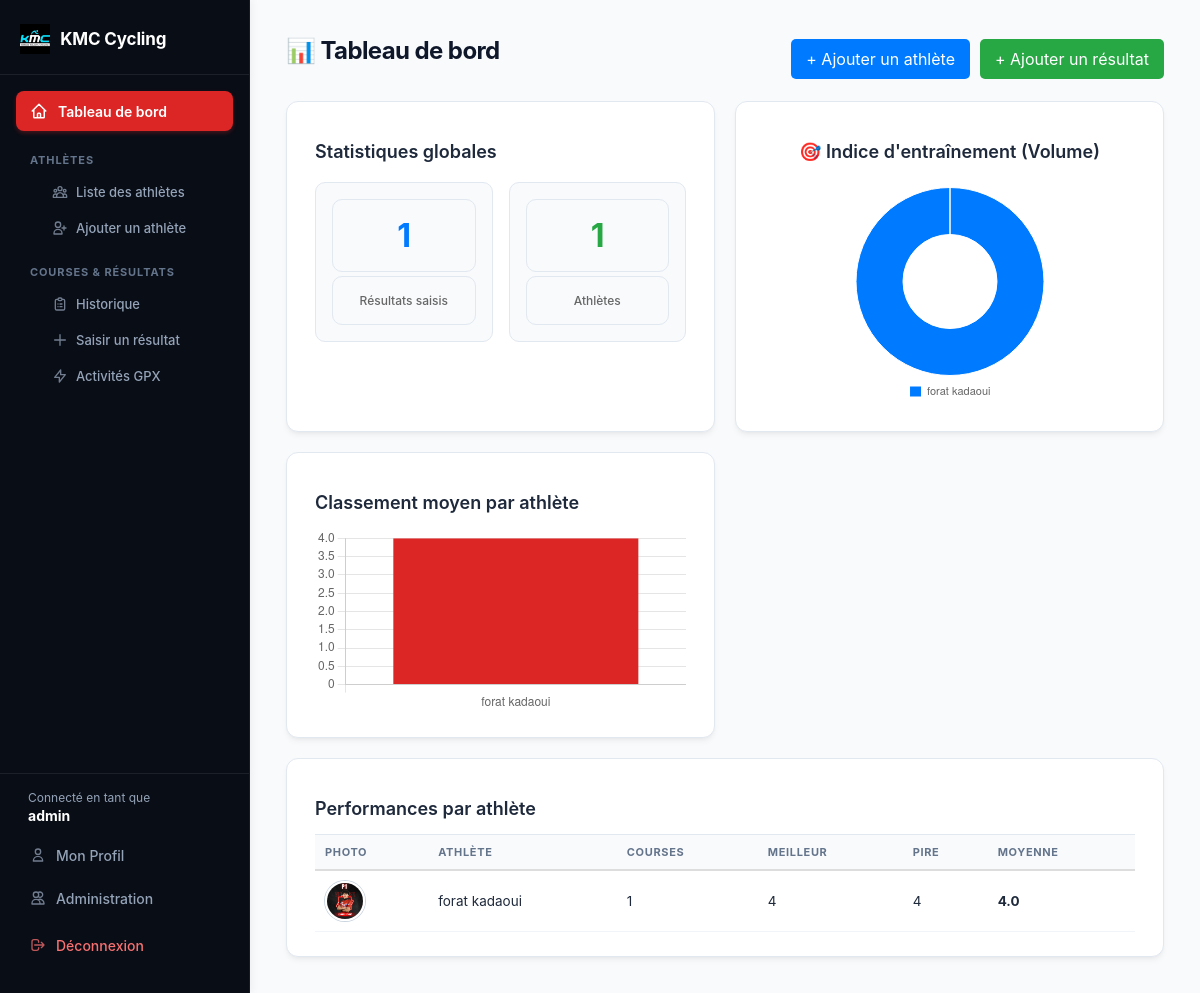
Page / (signed in) on the earlier database version.
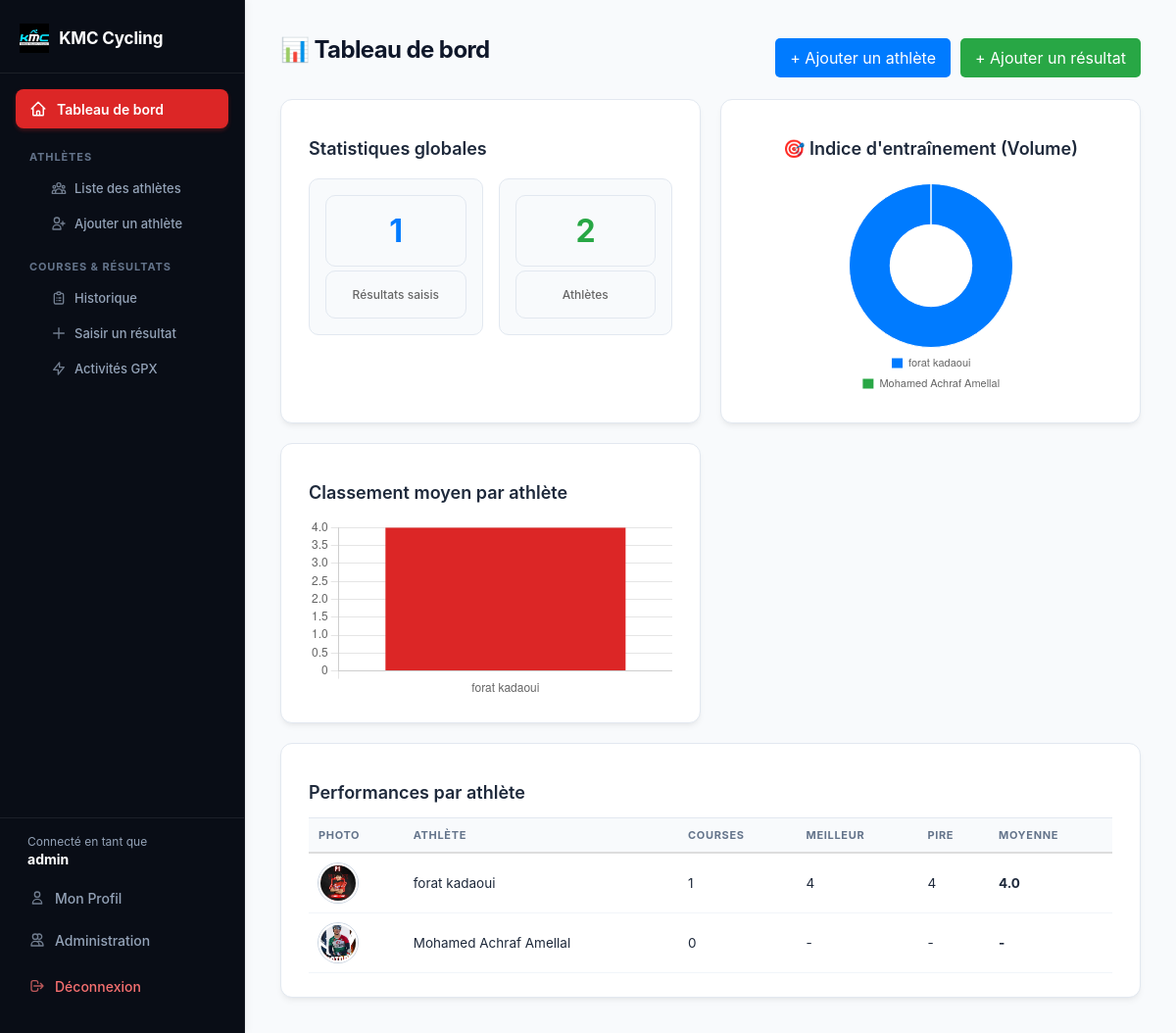
Same page on the later database version.
### tables this page shows
CREATE TABLE athletes (
            id INTEGER PRIMARY KEY AUTOINCREMENT,
            nom TEXT NOT NULL,
            prenom TEXT NOT NULL,
            date_naissance TEXT,
            categorie TEXT,
            nom_fichier TEXT
        );

### app.py (the view)
@app.route('/')
def index():
    if 'user_id' not in session:
        return redirect(url_for('login'))
    conn = get_db_connection()
    nb_athletes = conn.execute('SELECT COUNT(*) FROM athletes').fetchone()[0]
    nb_courses = conn.execute('SELECT COUNT(*) FROM resultats').fetchone()[0]
    stats_par_athlete = conn.execute('''
        SELECT a.id, a.nom, a.prenom, a.nom_fichier, a.categorie,
               COUNT(r.id) as nb_courses,
               MIN(r.classement) as meilleur,
               MAX(r.classement) as pire,
               ROUND(AVG(r.classement), 1) as moyenne
        FROM athletes a
        LEFT JOIN resultats r ON a.id = r.athlete_id
        GROUP BY a.id
    ''').fetchall()
    conn.close()
    stats = {
        "nb_athletes": nb_athletes,
        "nb_courses": nb_courses,
        "par_athlete": stats_par_athlete
    }
    return render_template('index.html', stats=stats)

### app.py (called while the page is built)
def get_db_connection():
    conn = sqlite3.connect('cyclisme.db')
    conn.row_factory = sqlite3.Row
    return conn

### templates/index.html (shortened to what the changed rows need)
<!DOCTYPE html>
<html lang="fr">
<head>
    <link rel="stylesheet" href="{{ url_for('static', filename='style.css') }}">
</head>
<body>
    <div class="app-layout">
        <main class="content">
            <div class="container">
                <div style="display: flex; justify-content: space-between; align-items: center; margin-bottom: 20px;">
                    <h1>📊 Tableau de bord</h1>
                </div>
                <div class="grid" style="display: grid; grid-template-columns: repeat(auto-fit, minmax(300px, 1fr)); gap: 20px; margin-bottom: 20px;">
                    <div class="card">
                        <h2>Statistiques globales</h2>
                        <div class="stat-box" style="display: flex; justify-content: space-around; text-align: center; margin-top: 20px;">
                            <div>
                                <div class="valeur" style="font-size: 2rem; font-weight: bold; color: #28a745;">{{ stats.nb_athletes }}</div>
                                <div class="label" style="color: #666;">Athlètes</div>
                            </div>
                        </div>
                    </div>
                    <div class="card" style="display: flex; flex-direction: column; align-items: center;">
                        <h2>🎯 Indice d'entraînement (Volume)</h2>
                        <div style="width: 220px; height: 220px; position: relative; margin-top: 10px;">
                            <canvas id="graphCirculaire"></canvas>
                        </div>
                    </div>
                    <div class="card">
                        <h2>Classement moyen par athlète</h2>
                    </div>
                </div>
                <div class="card">
                    <h2>Performances par athlète</h2>
                    <table style="width: 100%; border-collapse: collapse; margin-top: 10px;">
                        <thead>
                            <tr style="border-bottom: 2px solid #ddd; text-align: left;">
                                <th style="padding: 10px;">Photo</th>
                                <th style="padding: 10px;">Athlète</th>
                                <th style="padding: 10px;">Courses</th>
                                <th style="padding: 10px;">Meilleur</th>
                                <th style="padding: 10px;">Pire</th>
                                <th style="padding: 10px;">Moyenne</th>
                            </tr>
                        </thead>
                        <tbody>
                            {% for a in stats.par_athlete %}
                                <tr style="border-bottom: 1px solid #eee;">
                                    <td style="padding: 10px;">
                                        {% if a.nom_fichier %}
                                            <img src="{{ url_for('static', filename='uploads/' + a.nom_fichier) }}" class="avatar-athlete" alt="{{ a.prenom }}" style="width: 40px; height: 40px; border-radius: 50%; object-fit: cover;">
                                        {% else %}
                                            <span class="avatar-placeholder" style="display: inline-block; width: 40px; height: 40px; line-height: 40px; text-align: center; background: #ccc; border-radius: 50%; font-weight: bold; color: white;">{{ a.prenom[0] }}{{ a.nom[0] }}</span>
                                        {% endif %}
                                    </td>
                                    <td style="padding: 10px;">{{ a.prenom }} {{ a.nom }}</td>
                                    <td style="padding: 10px;">{{ a.nb_courses or 0 }}</td>
                                    <td style="padding: 10px;">{{ a.meilleur if a.meilleur is not none else '-' }}</td>
                                    <td style="padding: 10px;">{{ a.pire if a.pire is not none else '-' }}</td>
                                    <td style="padding: 10px;"><strong>{{ a.moyenne if a.moyenne is not none else '-' }}</strong></td>
                                </tr>
                            {% endfor %}
                        </tbody>
                    </table>
                </div>
            </div>
            <script>
                // Données communes pour les graphiques
                const labels = [{% for a in stats.par_athlete %}"{{ a.prenom }} {{ a.nom }}",{% endfor %}];
                const coursesParAthlete = [{% for a in stats.par_athlete %}{{ a.nb_courses or 0 }},{% endfor %}];
                const moyennes = [{% for a in stats.par_athlete %}{% if a.moyenne %}{{ a.moyenne }}{% else %}null{% endif %},{% endfor %}];
                // 1. Graphique barres : Classement moyen
                const labelsMoy = [{% for a in stats.par_athlete %}{% if a.moyenne %}"{{ a.prenom }} {{ a.nom }}",{% endif %}{% endfor %}];
                const dataMoy = [{% for a in stats.par_athlete %}{% if a.moyenne %}{{ a.moyenne }},{% endif %}{% endfor %}];
                if (labelsMoy.length > 0) {
                    new Chart(document.getElementById('graphMoyenne'), {
                        type: 'bar',
                        data: {
                            labels: labelsMoy,
                            datasets: [{
                                label: 'Classement moyen',
                                data: dataMoy,
                                backgroundColor: '#dc2626'
                            }]
                        },
                        options: {
                            responsive: true,
                            plugins: { legend: { display: false } },
                            scales: { y: { beginAtZero: true } }
                        }
                    });
                }
                // 2. Graphique circulaire : Indice d'entraînement (répartition des courses par athlète)
                if (labels.length > 0) {
                    new Chart(document.getElementById('graphCirculaire'), {
                        type: 'doughnut',
                        data: {
                            labels: labels,
                            datasets: [{
                                data: coursesParAthlete,
                                backgroundColor: [
                                    '#007bff', '#28a745', '#ffc107', '#dc3545', '#17a2b8', '#6610f2', '#e83e8c', '#fd7e14'
                                ],
                                borderWidth: 1
                            }]
                        },
                        options: {
                            responsive: true,
                            maintainAspectRatio: false,
                            plugins: {
                                legend: {
                                    position: 'bottom',
                                    labels: { boxWidth: 12, font: { size: 11 } }
                                }
                            }
                        }
                    });
                }
            </script>
        </main>
    </div>
</body>
</html>

Differences in the rows shown:
added athletes: nom_fichier (picture), prenom "Mohamed Achraf", nom "Amellal", nb_courses "0", meilleur "-", pire "-", moyenne "-"
Other differences:
{{ stats.nb_athletes }}: "1" → "2"
chart data {{ a.prenom }}: forat → forat, Mohamed Achraf
chart data {{ a.nom }}: kadaoui → kadaoui, Amellal
chart data {{ a.nb_courses or 0 }}: 1 → 1, 0
